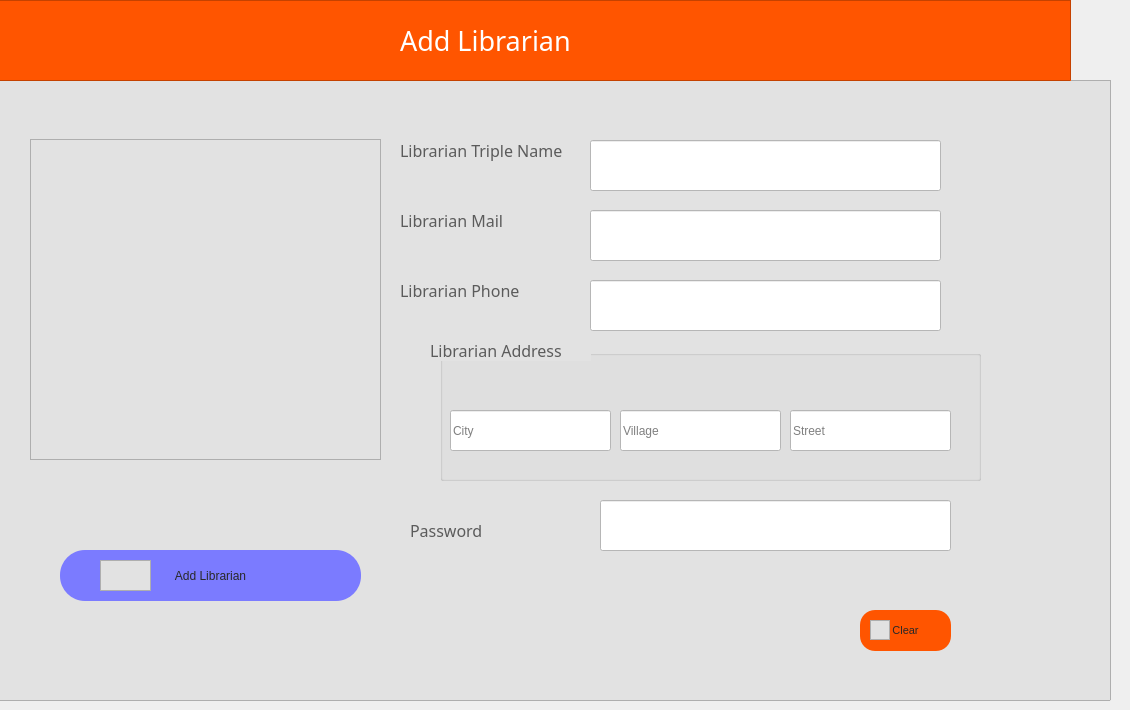
      <widget class="QWidget" name="tab_17">
       <attribute name="icon">
        <iconset resource="icons.qrc">
         <normaloff>:/newPrefix/icons/addmember.png</normaloff>:/newPrefix/icons/addmember.png</iconset>
       </attribute>
       <attribute name="title">
        <string>Add Librarian</string>
       </attribute>
       <widget class="QFrame" name="frame_41">
        <property name="geometry">
         <rect>
          <x>-20</x>
          <y>0</y>
          <width>1091</width>
          <height>81</height>
         </rect>
        </property>
        <property name="styleSheet">
         <string notr="true">background-color: rgb(255, 85, 0);</string>
        </property>
        <property name="frameShape">
         <enum>QFrame::StyledPanel</enum>
        </property>
        <property name="frameShadow">
         <enum>QFrame::Raised</enum>
        </property>
        <widget class="QLabel" name="label_31">
         <property name="geometry">
          <rect>
           <x>420</x>
           <y>20</y>
           <width>511</width>
           <height>41</height>
          </rect>
         </property>
         <property name="font">
          <font>
           <family>hooge 05_55</family>
           <pointsize>20</pointsize>
          </font>
         </property>
         <property name="styleSheet">
          <string notr="true">color: rgb(255, 255, 255);</string>
         </property>
         <property name="text">
          <string>Add Librarian</string>
         </property>
        </widget>
       </widget>
       <widget class="QFrame" name="frame_42">
        <property name="geometry">
         <rect>
          <x>-10</x>
          <y>80</y>
          <width>1121</width>
          <height>621</height>
         </rect>
        </property>
        <property name="styleSheet">
         <string notr="true">background-color: rgb(226, 226, 226);</string>
        </property>
        <property name="frameShape">
         <enum>QFrame::StyledPanel</enum>
        </property>
        <property name="frameShadow">
         <enum>QFrame::Raised</enum>
        </property>
        <widget class="QLabel" name="label_32">
         <property name="geometry">
          <rect>
           <x>10</x>
           <y>20</y>
           <width>131</width>
           <height>61</height>
          </rect>
         </property>
         <property name="font">
          <font>
           <pointsize>9</pointsize>
          </font>
         </property>
         <property name="text">
          <string/>
         </property>
        </widget>
        <widget class="QLineEdit" name="lib_phTxt">
         <property name="geometry">
          <rect>
           <x>600</x>
           <y>200</y>
           <width>351</width>
           <height>51</height>
          </rect>
         </property>
         <property name="styleSheet">
          <string notr="true">background-color: rgb(255, 255, 255);</string>
         </property>
         <property name="text">
          <string/>
         </property>
         <property name="placeholderText">
          <string/>
         </property>
        </widget>
        <widget class="QGroupBox" name="groupBox_4">
         <property name="geometry">
          <rect>
           <x>450</x>
           <y>270</y>
           <width>541</width>
           <height>131</height>
          </rect>
         </property>
         <property name="title">
          <string/>
         </property>
         <widget class="QLineEdit" name="lib_cityTxt">
          <property name="geometry">
           <rect>
            <x>10</x>
            <y>60</y>
            <width>161</width>
            <height>41</height>
           </rect>
          </property>
          <property name="styleSheet">
           <string notr="true">background-color: rgb(255, 255, 255);</string>
          </property>
          <property name="text">
           <string/>
          </property>
          <property name="placeholderText">
           <string>City</string>
          </property>
         </widget>
         <widget class="QLineEdit" name="lib_vilTxt">
          <property name="geometry">
           <rect>
            <x>180</x>
            <y>60</y>
            <width>161</width>
            <height>41</height>
           </rect>
          </property>
          <property name="styleSheet">
           <string notr="true">background-color: rgb(255, 255, 255);</string>
          </property>
          <property name="text">
           <string/>
          </property>
          <property name="placeholderText">
           <string>Village</string>
          </property>
         </widget>
         <widget class="QLineEdit" name="lib_strTxt">
          <property name="geometry">
           <rect>
            <x>350</x>
            <y>60</y>
            <width>161</width>
            <height>41</height>
           </rect>
          </property>
          <property name="styleSheet">
           <string notr="true">background-color: rgb(255, 255, 255);</string>
          </property>
          <property name="text">
           <string/>
          </property>
          <property name="placeholderText">
           <string>Street</string>
          </property>
         </widget>
        </widget>
        <widget class="QLineEdit" name="lib_passTxt">
         <property name="geometry">
          <rect>
           <x>610</x>
           <y>420</y>
           <width>351</width>
           <height>51</height>
          </rect>
         </property>
         <property name="styleSheet">
          <string notr="true">background-color: rgb(255, 255, 255);</string>
         </property>
         <property name="text">
          <string/>
         </property>
         <property name="echoMode">
          <enum>QLineEdit::Password</enum>
         </property>
         <property name="placeholderText">
          <string/>
         </property>
        </widget>
        <widget class="QLabel" name="label_76">
         <property name="geometry">
          <rect>
           <x>410</x>
           <y>60</y>
           <width>181</width>
           <height>21</height>
          </rect>
         </property>
         <property name="font">
          <font>
           <family>Impact</family>
           <pointsize>12</pointsize>
          </font>
         </property>
         <property name="styleSheet">
          <string notr="true">color: rgb(91, 91, 91);</string>
         </property>
         <property name="text">
          <string>Librarian Triple Name</string>
         </property>
        </widget>
        <widget class="QLabel" name="label_77">
         <property name="geometry">
          <rect>
           <x>410</x>
           <y>130</y>
           <width>121</width>
           <height>21</height>
          </rect>
         </property>
         <property name="font">
          <font>
           <family>Impact</family>
           <pointsize>12</pointsize>
          </font>
         </property>
         <property name="styleSheet">
          <string notr="true">color: rgb(91, 91, 91);</string>
         </property>
         <property name="text">
          <string>Librarian Mail</string>
         </property>
        </widget>
        <widget class="QLabel" name="label_78">
         <property name="geometry">
          <rect>
           <x>410</x>
           <y>200</y>
           <width>131</width>
           <height>21</height>
          </rect>
         </property>
         <property name="font">
          <font>
           <family>Impact</family>
           <pointsize>12</pointsize>
          </font>
         </property>
         <property name="styleSheet">
          <string notr="true">color: rgb(91, 91, 91);</string>
         </property>
         <property name="text">
          <string>Librarian Phone</string>
         </property>
        </widget>
        <widget class="QLabel" name="label_79">
         <property name="geometry">
          <rect>
           <x>440</x>
           <y>260</y>
           <width>161</width>
           <height>21</height>
          </rect>
         </property>
         <property name="font">
          <font>
           <family>Impact</family>
           <pointsize>12</pointsize>
          </font>
         </property>
         <property name="styleSheet">
          <string notr="true">color: rgb(91, 91, 91);</string>
         </property>
         <property name="text">
          <string>Librarian Address</string>
         </property>
        </widget>
        <widget class="QLabel" name="label_80">
         <property name="geometry">
          <rect>
           <x>420</x>
           <y>440</y>
           <width>141</width>
           <height>21</height>
          </rect>
         </property>
         <property name="font">
          <font>
           <family>Impact</family>
           <pointsize>12</pointsize>
          </font>
         </property>
         <property name="styleSheet">
          <string notr="true">color: rgb(91, 91, 91);</string>
         </property>
         <property name="text">
          <string>Password</string>
         </property>
        </widget>
        <widget class="QFrame" name="frame_43">
         <property name="geometry">
          <rect>
           <x>40</x>
           <y>59</y>
           <width>351</width>
           <height>321</height>
          </rect>
         </property>
         <property name="styleSheet">
          <string notr="true">image: url(:/newPrefix/icons/librarianss.png);</string>
         </property>
         <property name="frameShape">
          <enum>QFrame::StyledPanel</enum>
         </property>
         <property name="frameShadow">
          <enum>QFrame::Raised</enum>
         </property>
        </widget>
        <widget class="QPushButton" name="add_libButton">
         <property name="geometry">
          <rect>
           <x>70</x>
           <y>470</y>
           <width>301</width>
           <height>51</height>
          </rect>
         </property>
         <property name="styleSheet">
          <string notr="true">QPushButton {
color: rgb(40, 40, 40);
  border-radius: 25px;
	background-color: rgb(123, 123, 255);
}

QPushButton:hover {
background-color: rgb(123, 123, 255);
background-color: rgb(255, 85, 0);

}
</string>
         </property>
         <property name="text">
          <string>Add Librarian</string>
         </property>
        </widget>
        <widget class="QFrame" name="frame_44">
         <property name="geometry">
          <rect>
           <x>110</x>
           <y>480</y>
           <width>51</width>
           <height>31</height>
          </rect>
         </property>
         <property name="styleSheet">
          <string notr="true">background-color: rgb(255, 85, 0 / 0%);
image: url(:/newPrefix/icons/addmember.png);</string>
         </property>
         <property name="frameShape">
          <enum>QFrame::StyledPanel</enum>
         </property>
         <property name="frameShadow">
          <enum>QFrame::Raised</enum>
         </property>
        </widget>
        <widget class="QPushButton" name="pushButton_37">
         <property name="geometry">
          <rect>
           <x>870</x>
           <y>530</y>
           <width>91</width>
           <height>41</height>
          </rect>
         </property>
         <property name="font">
          <font>
           <pointsize>8</pointsize>
          </font>
         </property>
         <property name="styleSheet">
          <string notr="true">QPushButton {
color: rgb(40, 40, 40);
  border-radius: 15px;
	background-color: rgb(255, 85, 0);
}

QPushButton:hover {
background-color: rgb(123, 123, 255);

background-color: rgb(123, 123, 255);

}
</string>
         </property>
         <property name="text">
          <string>Clear</string>
         </property>
        </widget>
        <widget class="QFrame" name="frame_102">
         <property name="geometry">
          <rect>
           <x>880</x>
           <y>540</y>
           <width>20</width>
           <height>20</height>
          </rect>
         </property>
         <property name="styleSheet">
          <string notr="true">background-color: rgb(255, 85, 0 / 0%);
image: url(:/newPrefix/icons/clear.png);</string>
         </property>
         <property name="frameShape">
          <enum>QFrame::StyledPanel</enum>
         </property>
         <property name="frameShadow">
          <enum>QFrame::Raised</enum>
         </property>
        </widget>
        <widget class="QLabel" name="lib_add_label">
         <property name="geometry">
          <rect>
           <x>430</x>
           <y>550</y>
           <width>331</width>
           <height>31</height>
          </rect>
         </property>
         <property name="font">
          <font>
           <pointsize>9</pointsize>
          </font>
         </property>
         <property name="styleSheet">
          <string notr="true">color: rgb(255, 0, 0);</string>
         </property>
         <property name="text">
          <string/>
         </property>
        </widget>
        <widget class="QLineEdit" name="lib_mailTxt">
         <property name="geometry">
          <rect>
           <x>600</x>
           <y>130</y>
           <width>351</width>
           <height>51</height>
          </rect>
         </property>
         <property name="styleSheet">
          <string notr="true">background-color: rgb(255, 255, 255);</string>
         </property>
         <property name="text">
          <string/>
         </property>
         <property name="placeholderText">
          <string/>
         </property>
        </widget>
        <widget class="QLineEdit" name="lib_namTxt">
         <property name="geometry">
          <rect>
           <x>600</x>
           <y>60</y>
           <width>351</width>
           <height>51</height>
          </rect>
         </property>
         <property name="styleSheet">
          <string notr="true">background-color: rgb(255, 255, 255);</string>
         </property>
         <property name="text">
          <string/>
         </property>
         <property name="placeholderText">
          <string/>
         </property>
        </widget>
       </widget>
       <zorder>frame_42</zorder>
       <zorder>frame_41</zorder>
      </widget>
